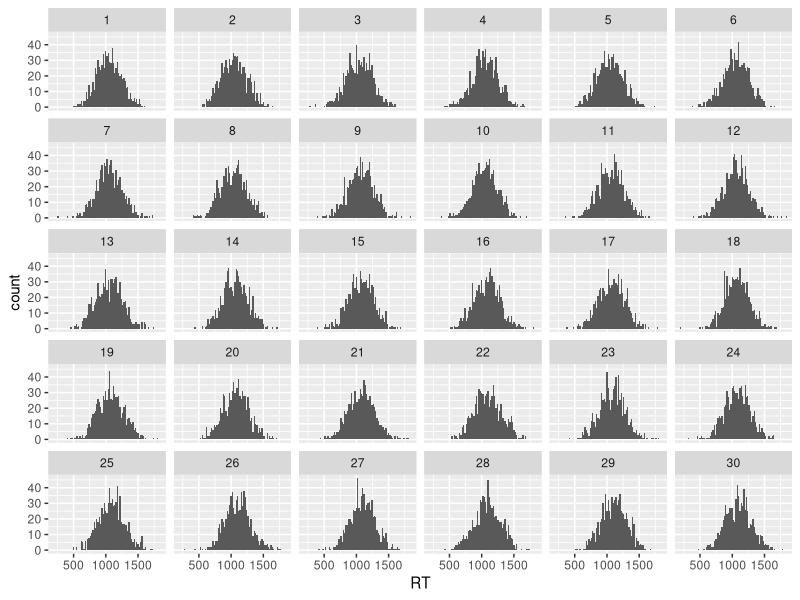
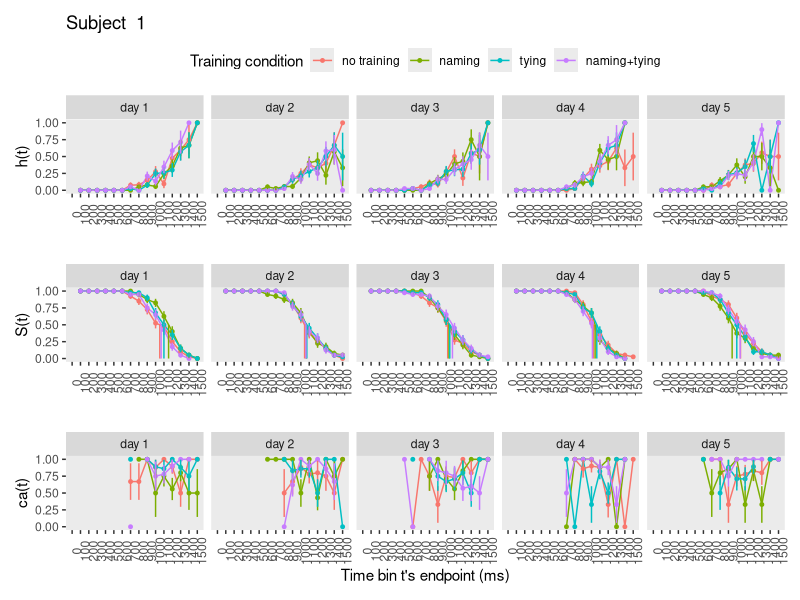

The R source for these figures, in order: (Note: this script raises an error after producing the figures.)
## ---- chunk 1
knitr::opts_chunk$set(echo = TRUE)
## ---- chunk 2
library(tidyverse) # data wrangling
library(patchwork) # combine figures
library(pracma)    # to Reshape() matrices
## ---- chunk 3
set.seed(1276)

N_sub = 30     # number of subjects
N_day = 5     # number of days
N_train = 4   # number of training conditions per subject
Tr_pCond = 40 # trials per condition
N_total = N_sub*N_day*N_train*Tr_pCond

data <- tibble(
  pid   = rep(1:N_sub,each=N_day*N_train*Tr_pCond),
  iv1   = rep(rep(1:N_day, each=N_train*Tr_pCond), N_sub),   # 5 days
  trial = rep(1:(N_day*N_train*Tr_pCond),N_sub),             #  trial per subject
  iv2  =   rep(rep(1:N_train, each=Tr_pCond),N_sub*N_day),   # 4 training conditions
  condition =  rep( rep(1:(N_day*N_train), each=Tr_pCond), N_sub),           # track each combination of day and training condition
  mean = 1100 + pid*2 - iv1*20,        # introduce variability in mean RT between subjects and days
  RT = rnorm(N_total, mean, 200),
  acc =    as.double( Reshape(replicate(N_sub*N_train*N_day, sample(c(0,1), size=Tr_pCond,replace=T,prob=c(.2,.8))),N_total,1)))

#print(data %>% group_by(pid) %>% summarize(meanRT = mean(rt)), n=30)

data

# visualize distribution per subject
data %>% ggplot(aes(x=RT)) +
  geom_histogram(binwidth=20) +
  facet_wrap(~pid)
## ---- chunk 4
data_nested <- data %>% group_nest(pid)
## ---- chunk 5
censor <- function(df, timeout, bin_width){
  if(!(timeout %% bin_width == 0)){
    return("The censoring time must be a multiple of the bin width!")
  }
  df %>% mutate(right_censored = 0,
                RT2 = ifelse(RT > timeout, timeout, RT) %>% round(digits=2),
                right_censored = ifelse(RT2 == timeout,1,right_censored),
                dRT = ceiling(RT2/bin_width),
                cens_time = timeout, bin_width = bin_width)
}
## ---- chunk 6
ptb <- function(df){
  df %>% uncount(weights = dRT) %>% 
         group_by(trial) %>% 
         mutate(period = 1:n()) %>% 
         mutate(event = if_else(period == max(period) & right_censored == 0, 1, 0)) %>% 
         ungroup()
}
## ---- chunk 7
setup_lt_2iv <- function(ptb){
  ptb %>% mutate(event = str_c("event", event)) %>%
          group_by(condition, iv1, iv2, period) %>% 
          count(event) %>% 
          ungroup() %>% 
          pivot_wider(names_from = event,
                      values_from = n) %>% 
          mutate(event0 = ifelse(is.na(event0),0,event0), # replace NA with 0
                 event1 = ifelse(is.na(event1),0,event1),
                 risk_set = event0 + event1) %>% # define the risk set
          mutate(hazard = (event1 / risk_set) %>% round(digits = 3)) %>% # calculate hazard estimate
          mutate(se_haz = sqrt((hazard * (1 - hazard)) / risk_set) %>% round(digits = 4)) %>% # se hazard
          group_by(condition) %>%
          mutate(survival = (cumprod(1-hazard)) %>% round(digits = 4), # calculate survival estimate
                 term     = (cumsum(hazard / (risk_set * (1 - hazard)))) %>% round(digits = 7),
                 se_surv  = (survival * sqrt(term)) %>% round(digits = 5)  ) %>% # Greenwood's (1926) approximation
          ungroup() 
}
## ---- chunk 8
calc_ca <- function(df){
  df %>% filter(right_censored==0) %>%
         group_by(condition,dRT,cens_time,bin_width) %>%
         summarize(ca = mean(acc) %>% round(digits = 2),
                   n = n(),
                   .groups = 'drop') %>%
         ungroup() %>%
         mutate(period = dRT,
                se_ca = sqrt((ca * (1-ca)) / n) %>% round(digits = 3)) %>%
         select(-dRT)
}
## ---- chunk 9
join_lt_ca <- function(df1,df2){df1 %>% left_join(df2, join_by(condition,period))}
## ---- chunk 10
extract_median <- function(df){
  above_pct50 <- df %>% 
      group_by(condition) %>%
      filter(survival > .5) %>% 
      slice(n()) # take last row
  below_pct50 <- df %>% 
      group_by(condition) %>%
      filter(survival < .5) %>% 
      slice(1) # take first row
  # pull period above
  period_above <- pull(above_pct50, period)
  # pull survivor function values
  survival_above <- pull(above_pct50, survival)
  survival_below <- pull(below_pct50, survival)
  # estimate median by interpolation
  median_period <- period_above+((survival_above-.5)/(survival_above-survival_below))*((period_above+1)-period_above)
}
## ---- chunk 11
plot_eha_2iv <- function(df,subj){
  library(patchwork)
  cutoff <- df %>% pull(cens_time) %>% max(na.rm=T)
  binsize <- df %>% pull(bin_width) %>% max(na.rm=T)
  median_period <- extract_median(df)
  n_iv1 <- nlevels(factor(df$iv1))
  n_iv2 <- nlevels(factor(df$iv2))
  n_conditions <- n_iv1*n_iv2
  # set up tibble to plot verticl lines indicating S(t).50 for each condition
  data_median <- c()
  for(i in 1:n_conditions){
    data_median <- append(data_median, c(median_period[i], median_period[i]))
  }
  data_medians <- tibble(period= data_median,
                         survival = rep(c(.5, 0),n_conditions),
                         condition = rep(1:n_conditions, each=2),
                         train =  factor(rep(rep(1:n_iv2, each=2),n_iv1),levels=c(1:4),labels=c("no training", "naming", "tying", "naming+tying")),
                         day = factor(rep(1:n_iv1, each=2*n_iv2),levels=c(1:5),labels=str_c("day ",1:5)  ))
  
p1 <-df %>% 
  mutate(day = factor(iv1,levels=c(1:5),labels=str_c("day ",1:5)  )) %>% 
  mutate(train = factor(iv2,levels=c(1:4),labels=c("no training", "naming", "tying", "naming+tying")  )) %>% 
                           
  ggplot(aes(x=period, color=train, group=train)) +
  geom_line(aes(y=hazard)) +
  geom_point(aes(y=hazard), size=1) + labs(color="Training condition") +
  geom_linerange(aes(ymin=hazard-se_haz, ymax=hazard+se_haz), show.legend = F) +
  scale_x_continuous(breaks = c(0,1:(cutoff/binsize)), labels=c(0,1:(cutoff/binsize)*binsize),
                     limits = c(0,cutoff/binsize)) +
  scale_y_continuous(limits = c(0,1)) +
  labs(x="", y="h(t)", title = paste("Subject ", subj)) +
  theme(legend.background = element_rect(fill = "transparent"),
        panel.grid = element_blank(),
        legend.position = "top",
        axis.text.x = element_text(angle=90)) +
  facet_wrap(~day, nrow=1,ncol=5)

p2 <-df %>%
  mutate(day = factor(iv1,levels=c(1:5),labels=str_c("day ",1:5)  )) %>% 
  mutate(train = factor(iv2,levels=c(1:4),labels=c("no training", "naming", "tying", "naming+tying")  )) %>% 
  ggplot(aes(x=period, color=train, group=train)) +
  geom_line(aes(y=survival), show.legend = F) +
  geom_point(aes(y=survival), size=1, show.legend = F) +
  
  geom_linerange(aes(ymin=survival-se_surv, ymax=survival+se_surv), show.legend = F) +
  # add medians
  geom_path(aes(x=period, y=survival),
            data = data_medians, 
            linetype = 1, show.legend = F) +
  scale_x_continuous(breaks = c(0,1:(cutoff/binsize)), labels=c(0,1:(cutoff/binsize)*binsize),
                     limits=c(0,cutoff/binsize)) +
  scale_y_continuous(limits = c(0,1)) +
  labs(x="", y="S(t)") +
  theme(panel.grid = element_blank(),
        axis.text.x = element_text(angle=90)) +
  facet_wrap(~day, nrow=1,ncol=5)

p3 <-df %>%
  mutate(day = factor(iv1,levels=c(1:5),labels=str_c("day ",1:5)  )) %>% 
  mutate(train = factor(iv2,levels=c(1:4),labels=c("no training", "naming", "tying", "naming+tying")  )) %>% 
  ggplot(aes(x=period, color=train, group=train)) +
  geom_line(aes(y=ca), show.legend = F) +
  geom_point(aes(y=ca), size=1, show.legend = F) +
  geom_linerange(aes(ymin=ca-se_ca, ymax=ca+se_ca), show.legend = F) +
  scale_x_continuous(breaks = c(0,1:(cutoff/binsize)), labels=c(0,1:(cutoff/binsize)*binsize),
                     limits=c(0,cutoff/binsize)) +
  scale_y_continuous(limits = c(0,1)) +
  labs(x="Time bin t's endpoint (ms)", y="ca(t)",
       colour="Condition") +
  theme(panel.grid = element_blank(),
        axis.text.x = element_text(angle=90)) +
  facet_wrap(~day, nrow=1,ncol=5)

p1/p2/p3
}
## ---- chunk 12
data_final <- data_nested %>% 
                     mutate(censored  = map(data, censor, 1500, 100)) %>%  # user input: censoring time, bin width
                     mutate(ptb_data  = map(censored, ptb)) %>%            # create person-trial-bin dataset
                     mutate(lifetable = map(ptb_data, setup_lt_2iv)) %>%   # create life tables without ca for 2 IV's
                     mutate(condacc   = map(censored, calc_ca)) %>%        # calculate ca
                     mutate(lifetable_ca = map2(lifetable, condacc, join_lt_ca)) %>%  # create life tables with ca
                     mutate(plot      = map2(.x = lifetable_ca, .y = pid, plot_eha_2iv))  # create plots of info in life tables for 2 IV's
## ---- chunk 13
# pull censored for subject 1
pluck(data_final,3,1)

# pull ptb for subject 2
pluck(data_final,4,2)

# pull lifetable for subject 30 and condition 1 (day1 and training condition 1)
pluck(data_final,5,30) %>% filter(condition==4)

# pull full lifetable for subject 1 and condition 20
pluck(data_final,7,1) %>% filter(condition==20)

# view plot for subject 1
pluck(data_final,8,1)
## ---- chunk 14
input_modeling_hazard_sim_knot <- data_final %>% 
                        select(pid, ptb_data) %>%  unnest(ptb_data) %>%
                        select(pid,trial,iv1,iv2,condition,period,event)

# save in folder data
write_csv(input_modeling_hazard_sim_knot, file="data/inputfile_hazard_modeling_sim_knot.csv")
